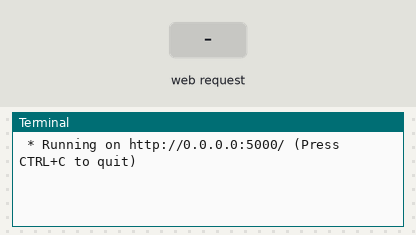
The program below on a simulated Raspberry Pi (BCM pin numbers). Shown: the last lines printed to the terminal. The inputs (shaded band) are chosen by the test bench. Files the program writes start out absent; the camera gives no picture and a still takes 0.5 s; threads take turns every 2 ms; the clock reads 2024-03-15 10:24:30 at power-on unless the program sets it.

Above: at 1.2 s.
1.3 s: HTTP request for /greet/1 received
At 2.4 s:
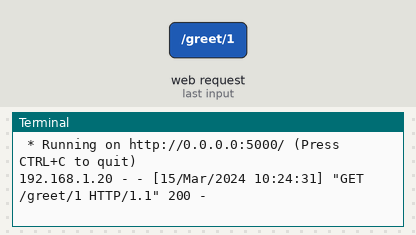
2.8 s: HTTP request for / received
At 3.7 s:
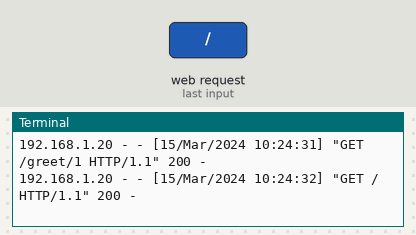

Measured:
- after the input at 1.3 s, the terminal: prints a new line at once (image 1)
- after the input at 2.8 s, the terminal: prints a new line at once (image 2)

The program:

flaskServer.py
```python
from flask import Flask, Response, render_template
from Camera import Camera

app = Flask(__name__)

camera = Camera()
camera.start()

@app.route('/greet/<text>')
def greet(text):
    f = open("greetings.txt", "a")
    f.write(text + '\n')
    f.close()
    return ''

@app.route('/')
def index():
    return render_template('greet.html')

@app.route('/video_feed')
def video_feed():
    return Response(camera.get_frame_contents(), mimetype='multipart/x-mixed-replace; boundary=frame')


app.run(debug=True, host='0.0.0.0')
```

Camera.py
```python
from io import BufferedIOBase
from threading import Condition
from picamera2 import Picamera2
from picamera2.encoders import JpegEncoder
from picamera2.outputs import FileOutput
from threading import Thread

class StreamingOutput(BufferedIOBase):
	def __init__(self):
		self.frame = None
		self.condition = Condition()

	def write(self, buf):
		with self.condition:
			self.frame = buf
			self.condition.notify_all()

class Camera:

    def __init__(self):
        self.camera = Picamera2()
        self.camera.configure(self.camera.create_video_configuration(main={"size": (640, 480)}))
        self.encoder = JpegEncoder()
        self.output3 = StreamingOutput()
        self.output2 = FileOutput(self.output3)
        self.encoder.output = [self.output2]

    def start(self):
        self.camera.start_encoder(self.encoder)
        self.camera.start()
        self.daemon = Thread(target=self.update_frame, daemon=True, name='update_frame')
        self.daemon.start()

    def update_frame(self):
        while True:
            with self.output3.condition:
                self.output3.condition.wait()
                frame = self.output3.frame
                self.frame = (b'--frame\r\n'
                    b'Content-Type: image/jpeg\r\n\r\n' + frame + b'\r\n')

    def get_frame_contents(self):
          while True:
                yield self.frame
```
